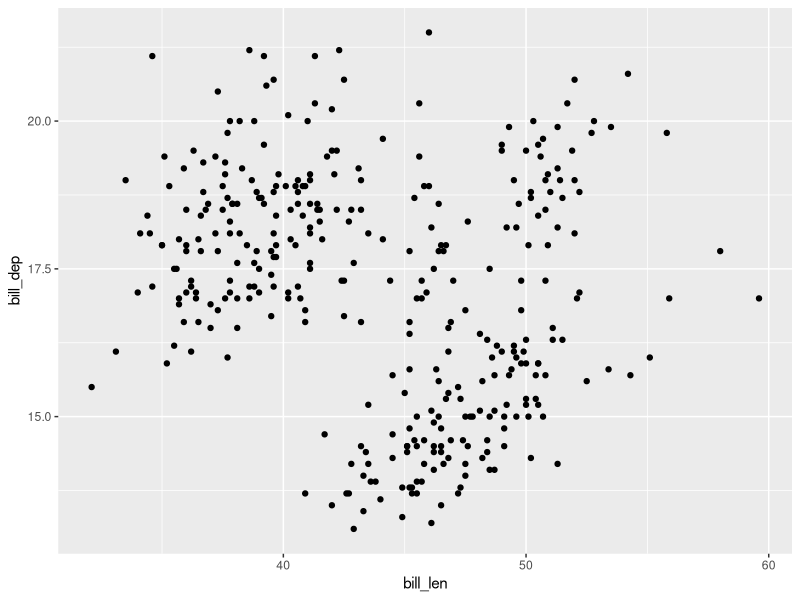
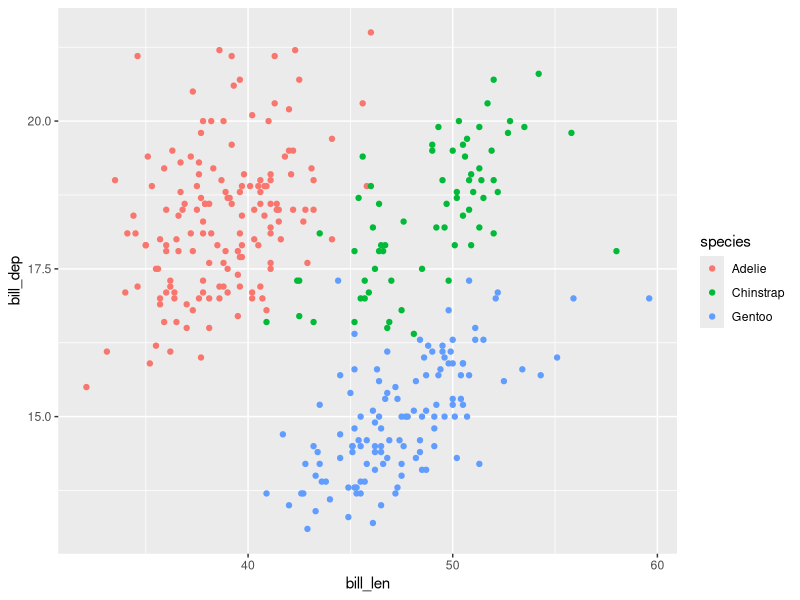

Reproduce these figures in R, in order.
## ---- chunk 1
#| include: false
#| message: false
#| warning: false
library(tidyverse)
data("penguins")
## ---- chunk 2
#| warning: false
ggplot(data = penguins, aes(x = bill_len, y = bill_dep)) +
  geom_point()
## ---- chunk 3
#| warning: false
ggplot(data = penguins, aes(x = bill_len, y = bill_dep, color = species)) +
  geom_point()
